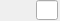
<?xml version="1.0" encoding="UTF-8"?>
<ui version="4.0">
 <class>InputBox</class>
 <widget class="QWidget" name="InputBox">
  <property name="geometry">
   <rect>
    <x>0</x>
    <y>0</y>
    <width>60</width>
    <height>21</height>
   </rect>
  </property>
  <property name="sizePolicy">
   <sizepolicy hsizetype="Preferred" vsizetype="Preferred">
    <horstretch>0</horstretch>
    <verstretch>0</verstretch>
   </sizepolicy>
  </property>
  <property name="font">
   <font>
    <pointsize>9</pointsize>
   </font>
  </property>
  <property name="contextMenuPolicy">
   <enum>Qt::NoContextMenu</enum>
  </property>
  <property name="autoFillBackground">
   <bool>false</bool>
  </property>
  <property name="prefix" stdset="0">
   <string/>
  </property>
  <property name="suffix" stdset="0">
   <string/>
  </property>
  <property name="minimum" stdset="0">
   <double>99999.000000000000000</double>
  </property>
  <property name="maximum" stdset="0">
   <double>0.000000000000000</double>
  </property>
  <property name="readOnly" stdset="0">
   <bool>false</bool>
  </property>
  <property name="type" stdset="0">
   <UInt>0</UInt>
  </property>
  <layout class="QHBoxLayout" name="hLayout" stretch="2,1">
   <property name="spacing">
    <number>2</number>
   </property>
   <property name="leftMargin">
    <number>2</number>
   </property>
   <property name="topMargin">
    <number>0</number>
   </property>
   <property name="rightMargin">
    <number>2</number>
   </property>
   <property name="bottomMargin">
    <number>0</number>
   </property>
   <item>
    <widget class="QLabel" name="prefix">
     <property name="sizePolicy">
      <sizepolicy hsizetype="Expanding" vsizetype="Fixed">
       <horstretch>0</horstretch>
       <verstretch>0</verstretch>
      </sizepolicy>
     </property>
     <property name="text">
      <string/>
     </property>
     <property name="textFormat">
      <enum>Qt::PlainText</enum>
     </property>
     <property name="alignment">
      <set>Qt::AlignRight|Qt::AlignTrailing|Qt::AlignVCenter</set>
     </property>
     <property name="wordWrap">
      <bool>true</bool>
     </property>
    </widget>
   </item>
   <item>
    <widget class="QLineEdit" name="text">
     <property name="sizePolicy">
      <sizepolicy hsizetype="Preferred" vsizetype="Fixed">
       <horstretch>0</horstretch>
       <verstretch>0</verstretch>
      </sizepolicy>
     </property>
     <property name="maximumSize">
      <size>
       <width>16777215</width>
       <height>20</height>
      </size>
     </property>
     <property name="font">
      <font>
       <pointsize>9</pointsize>
      </font>
     </property>
     <property name="mouseTracking">
      <bool>false</bool>
     </property>
     <property name="contextMenuPolicy">
      <enum>Qt::NoContextMenu</enum>
     </property>
     <property name="acceptDrops">
      <bool>false</bool>
     </property>
     <property name="alignment">
      <set>Qt::AlignRight|Qt::AlignTrailing|Qt::AlignVCenter</set>
     </property>
    </widget>
   </item>
  </layout>
 </widget>
 <resources/>
 <connections/>
</ui>
